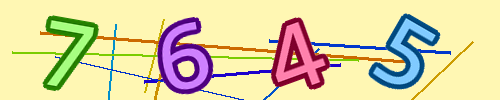
#> input picture train/as(10031).png, 500 x 100 px; its folder holds only this picture in this run
$ jupyter execute --allow-errors '1st method- try all the algorithm.ipynb'
#> lines starting #> are read from the running program, lines starting #| are printed output that depends on the picture; after the words box and inside, x2 and y2 are one past the last pixel; in counts of white or black regions, pixels touching at a corner belong together
[cell 1]
import os
import cv2
import numpy as np

# Path to the folder containing the images
folder_path = 'train'

# Initialize lists to store the images and their corresponding labels (if available)
images = []
labels = []

# Loop through each image file in the folder
for filename in os.listdir(folder_path):
    # Construct the full path to the image file
    file_path = os.path.join(folder_path, filename)

    # Load the image using OpenCV
    image = cv2.imread(file_path)
#> image is the input picture: shape (100, 500, 3); mean B, G, R 165.7, 211.3, 221.1

    gray = cv2.cvtColor(image, cv2.COLOR_BGR2GRAY)
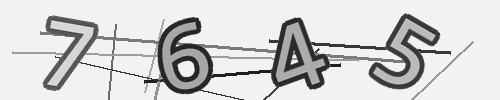
#> gray: shape (100, 500); min 26, max 245, mean 209.3

    # blur
    blur = cv2.GaussianBlur(gray, (0,0), sigmaX=33, sigmaY=33)
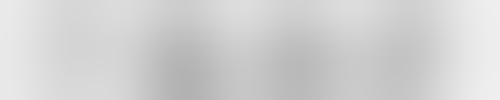
#> blur: shape (100, 500); min 178, max 238, mean 209

    # divide
    divide = cv2.divide(gray, blur, scale=255)
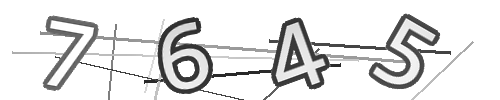
#> divide: shape (100, 500); min 36, max 255, mean 227.4

    # otsu threshold
    thresh = cv2.threshold(divide, 0, 255, cv2.THRESH_BINARY+cv2.THRESH_OTSU)[1]
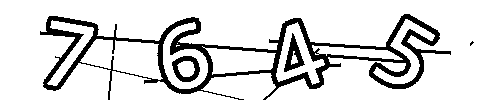
#> thresh: shape (100, 500); 85.4% white; 4 black regions (1 under 20 px), largest, box (x1, y1, x2, y2) and area: (40, 14, 451, 100) 6583, (172, 56, 200, 82) 347, (284, 33, 305, 72) 343

    # apply morphology
    kernel = cv2.getStructuringElement(cv2.MORPH_RECT, (3,3))
    morph = cv2.morphologyEx(thresh, cv2.MORPH_CLOSE, kernel)
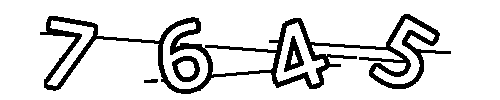
#> morph: shape (100, 500); 86.2% white; 4 black regions, box (x1, y1, x2, y2) and area: (40, 14, 451, 94) 6146, (172, 56, 200, 82) 347, (284, 36, 304, 72) 335, (144, 79, 158, 83) 48

    (h,w)=morph.shape[:2]
#> h = 100; w = 500
    temp=(14*w//15)
#> temp = 466
    temp_image=morph[0:h,0:temp]
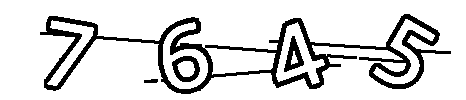
#> temp_image: shape (100, 466); 85.2% white; 4 black regions, box (x1, y1, x2, y2) and area: (40, 14, 451, 94) 6146, (172, 56, 200, 82) 347, (284, 36, 304, 72) 335, (144, 79, 158, 83) 48
    morph=temp_image
    (h,w)=morph.shape[:2]
#> w = 466
    third=(3*w//4)
#> third = 349
    image=morph[0:h,third:w]
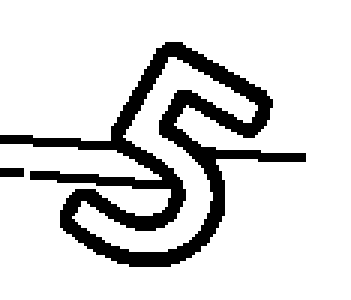
#> image: shape (100, 117) (shown 3 times larger); 84.5% white; 2 black regions, box (x1, y1, x2, y2) and area: (0, 14, 102, 89) 1784, (0, 56, 8, 59) 24
    # Convert the image to a feature vector (e.g., flatten it)
    flattened_image = image.flatten()
#> flattened_image = 11700 values, max 255 at index 0, min 0 at index 1693, mean 215.6


    # Append the feature vector to the images list
    images.append(flattened_image)

    # Optional: Extract the label from the filename or any other method


# Convert the lists to numpy arrays
X_train = np.array(images)

[cell 2]
print(X_train.shape)
#| (1, 11700)

[cell 3]
import pandas as pd

[cell 4]
data = pd.read_csv('labels.txt', delimiter='\t')
#> (reads labels.txt from the repository)

[cell 5]
data

[cell 6]
data['labels'] = data['labels'].replace('ODD', '1')

[cell 7]
data['labels'] = data['labels'].replace('EVEN', '0')

[cell 8]
data

[cell 9]
Y_train = data['labels'].to_numpy()

[cell 10]
print(Y_train.shape)

[cell 11]
from sklearn.model_selection import train_test_split

#> (a cell that did not finish here is left out)

[cell 13]
print(X_train.shape)
#| (1, 11700)
